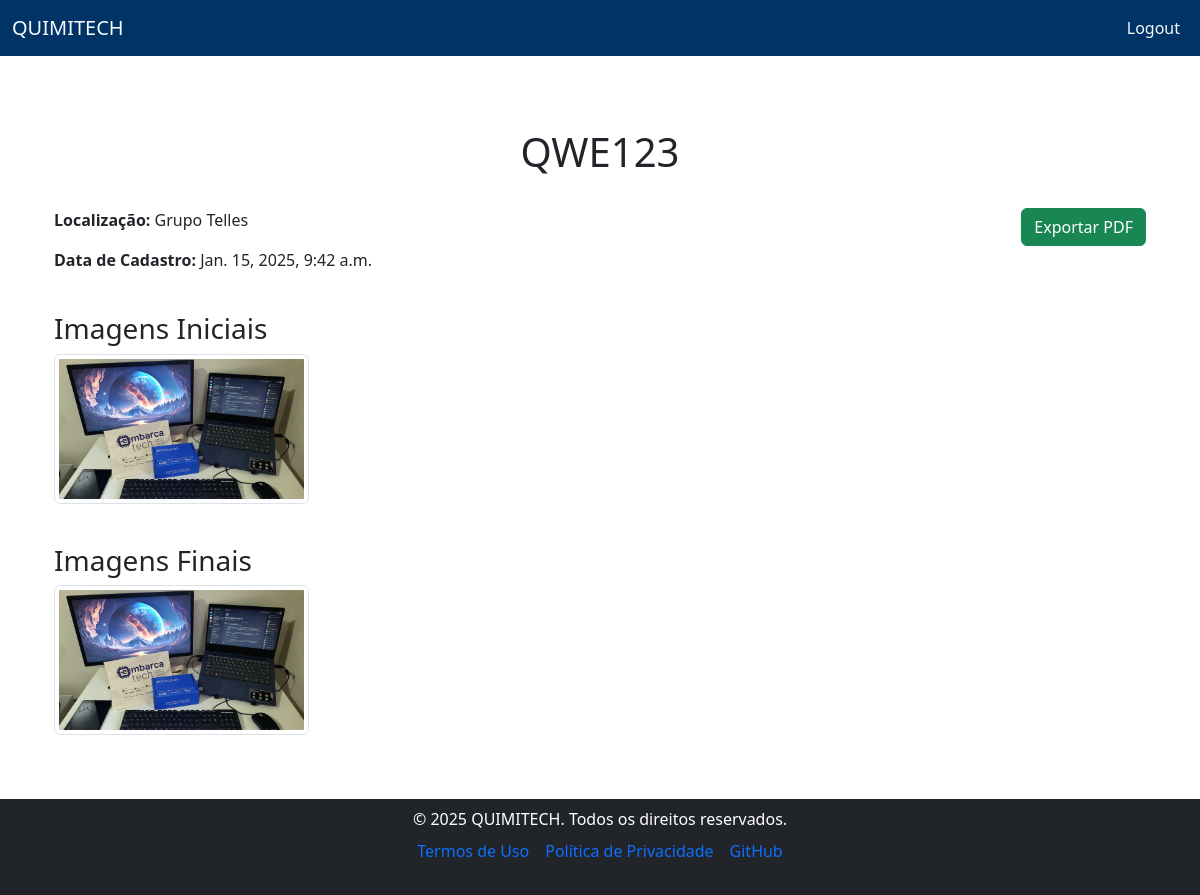
The app's page /filters/9/ (signed in) with its own data.
### filters/models.py (models this page shows, shortened)
class Filter(models.Model):
    unique_code = models.CharField(max_length=100, unique=True)
    mass_initial_images = models.ManyToManyField(Image, related_name="mass_initial_images")
    mass_final_images = models.ManyToManyField(Image, related_name="mass_final_images")
    sync_date = models.DateTimeField(auto_now_add=True)
    user = models.ForeignKey(User, on_delete=models.CASCADE)
    location = models.CharField(max_length=255)

class Image(models.Model):
    file = models.ImageField(upload_to='images/')
    uploaded_at = models.DateTimeField(auto_now_add=True)

### filters/views.py (the view)
# urls.py: path('filters/<int:pk>/', views.filter_detail, name='filter_detail'),
@login_required
def filter_detail(request, pk):
    filter_instance = get_object_or_404(Filter, pk=pk)
    return render(request, "filters/filter_detail.html", {"filter": filter_instance})

### quimitech/context_processors.py (called while the page is built)
def year_context_processor(request):
    return {'year': datetime.now().year}

### templates/filters/filter_detail.html (shortened to what this page needs)
{% extends "base.html" %}
{% block content %}
<div class="container mt-4">
    <div class="row">
        <div class="col-md-12 text-center mb-4">
            <h1>{{ filter.unique_code }}</h1>
        </div>
    </div>
    <div class="row">
        <div class="col-md-6">
            <p><strong>Localização:</strong> {{ filter.location }}</p>
            <p><strong>Data de Cadastro:</strong> {{ filter.sync_date }}</p>
        </div>
        <div class="col-md-6 text-end">
            <a href="{% url 'export_filter_pdf' filter.id %}" class="btn btn-success">
                 Exportar PDF
            </a>
        </div>
    </div>
    <div class="row mt-4">
        <div class="col-md-12">
            <h3>Imagens Iniciais</h3>
        </div>
        {% for image in filter.mass_initial_images.all %}
            <div class="col-md-3 mb-3">
                <img src="{{ image.file.url }}" alt="Initial Mass" class="img-thumbnail" style="height: 150px; width: auto;">
            </div>
        {% endfor %}
    </div>
    <div class="row mt-4">
        <div class="col-md-12">
            <h3>Imagens Finais</h3>
        </div>
        {% for image in filter.mass_final_images.all %}
            <div class="col-md-3 mb-3">
                <img src="{{ image.file.url }}" alt="Final Mass" class="img-thumbnail" style="height: 150px; width: auto;">
            </div>
        {% endfor %}
    </div>
</div>
{% endblock content %}

### static/css/style.css (style rules this page uses)
html, body { height: 100%; }
body { display: flex; flex-direction: column; }
.container { flex: 1; }

### records on screen
Filter: unique_code "QWE123", location "Grupo Telles", sync_date "Jan. 15, 2025, 9:42 a.m."
Image: file (picture)
Image: file (picture)
